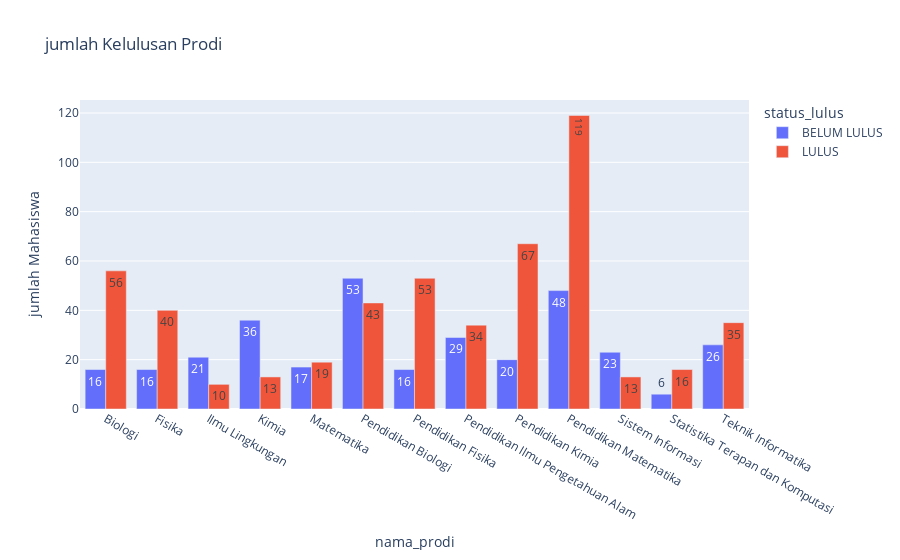

The notebook cell saved with this chart:
### Code cell
fig = px.bar(angkatan19.groupby(['nama_prodi','status_lulus']).size().reset_index(name='jumlah'), 
             x='nama_prodi', 
             y='jumlah', 
             color='status_lulus', 
             barmode='group',
             title='jumlah Kelulusan Prodi',
             labels={'jumlah': 'jumlah Mahasiswa', 'Prodi': 'nama_prodi'},
             text='jumlah'
            )

fig.update_layout(yaxis=dict(title='jumlah Mahasiswa'))  # Label sumbu Y

fig.show()

### Figure 1 — Plotly figure (JSON) as saved in the notebook; plotly's stock layout.template omitted (floating-point values rounded to 4 significant figures)
{"data": [{"alignmentgroup": "True", "hovertemplate": "status_lulus=BELUM LULUS<br>nama_prodi=%{x}<br>jumlah Mahasiswa=%{text}<extra></extra>", "legendgroup": "BELUM LULUS", "marker": {"color": "#636efa", "pattern": {"shape": ""}}, "name": "BELUM LULUS", "offsetgroup": "BELUM LULUS", "orientation": "v", "showlegend": true, "text": [16, 16, 21, 36, 17, 53, 16, 29, 20, 48, 23, 6, 26], "textposition": "auto", "type": "bar", "x": ["Biologi", "Fisika", "Ilmu Lingkungan", "Kimia", "Matematika", "Pendidikan Biologi", "Pendidikan Fisika", "Pendidikan Ilmu Pengetahuan Alam", "Pendidikan Kimia", "Pendidikan Matematika", "Sistem Informasi", "Statistika Terapan dan Komputasi", "Teknik Informatika"], "xaxis": "x", "y": [16, 16, 21, 36, 17, 53, 16, 29, 20, 48, 23, 6, 26], "yaxis": "y"}, {"alignmentgroup": "True", "hovertemplate": "status_lulus=LULUS<br>nama_prodi=%{x}<br>jumlah Mahasiswa=%{text}<extra></extra>", "legendgroup": "LULUS", "marker": {"color": "#EF553B", "pattern": {"shape": ""}}, "name": "LULUS", "offsetgroup": "LULUS", "orientation": "v", "showlegend": true, "text": [56, 40, 10, 13, 19, 43, 53, 34, 67, 119, 13, 16, 35], "textposition": "auto", "type": "bar", "x": ["Biologi", "Fisika", "Ilmu Lingkungan", "Kimia", "Matematika", "Pendidikan Biologi", "Pendidikan Fisika", "Pendidikan Ilmu Pengetahuan Alam", "Pendidikan Kimia", "Pendidikan Matematika", "Sistem Informasi", "Statistika Terapan dan Komputasi", "Teknik Informatika"], "xaxis": "x", "y": [56, 40, 10, 13, 19, 43, 53, 34, 67, 119, 13, 16, 35], "yaxis": "y"}], "layout": {"barmode": "group", "legend": {"title": {"text": "status_lulus"}, "tracegroupgap": 0}, "title": {"text": "jumlah Kelulusan Prodi"}, "xaxis": {"anchor": "y", "domain": [0, 1], "title": {"text": "nama_prodi"}}, "yaxis": {"anchor": "x", "domain": [0, 1], "title": {"text": "jumlah Mahasiswa"}}}}
